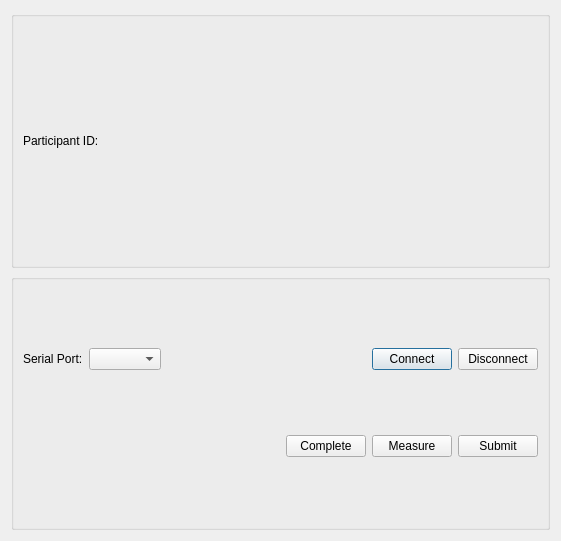
<?xml version="1.0" encoding="UTF-8"?>
<ui version="4.0">
 <class>WeighScaleDialog</class>
 <widget class="QDialog" name="WeighScaleDialog">
  <property name="geometry">
   <rect>
    <x>0</x>
    <y>0</y>
    <width>561</width>
    <height>541</height>
   </rect>
  </property>
  <property name="windowTitle">
   <string>Weight Measurement</string>
  </property>
  <layout class="QVBoxLayout" name="verticalLayout_2">
   <item>
    <widget class="QGroupBox" name="groupBox">
     <property name="title">
      <string/>
     </property>
     <layout class="QVBoxLayout" name="verticalLayout_5">
      <item>
       <layout class="QHBoxLayout" name="horizontalLayout_10">
        <item>
         <widget class="QLabel" name="label_7">
          <property name="sizePolicy">
           <sizepolicy hsizetype="Minimum" vsizetype="Preferred">
            <horstretch>0</horstretch>
            <verstretch>0</verstretch>
           </sizepolicy>
          </property>
          <property name="text">
           <string>Participant ID:</string>
          </property>
         </widget>
        </item>
        <item>
         <widget class="QLabel" name="participantId">
          <property name="sizePolicy">
           <sizepolicy hsizetype="Expanding" vsizetype="Preferred">
            <horstretch>0</horstretch>
            <verstretch>0</verstretch>
           </sizepolicy>
          </property>
          <property name="text">
           <string/>
          </property>
         </widget>
        </item>
       </layout>
      </item>
     </layout>
    </widget>
   </item>
   <item>
    <widget class="QGroupBox" name="serialPortGroupBox">
     <property name="sizePolicy">
      <sizepolicy hsizetype="Preferred" vsizetype="Minimum">
       <horstretch>0</horstretch>
       <verstretch>0</verstretch>
      </sizepolicy>
     </property>
     <property name="title">
      <string/>
     </property>
     <layout class="QVBoxLayout" name="verticalLayout">
      <item>
       <layout class="QHBoxLayout" name="horizontalLayout_3">
        <item>
         <widget class="QLabel" name="serialPortLabel">
          <property name="sizePolicy">
           <sizepolicy hsizetype="Fixed" vsizetype="Preferred">
            <horstretch>0</horstretch>
            <verstretch>0</verstretch>
           </sizepolicy>
          </property>
          <property name="text">
           <string>Serial Port:</string>
          </property>
         </widget>
        </item>
        <item>
         <widget class="QComboBox" name="deviceComboBox"/>
        </item>
        <item>
         <spacer name="horizontalSpacer">
          <property name="orientation">
           <enum>Qt::Horizontal</enum>
          </property>
          <property name="sizeHint" stdset="0">
           <size>
            <width>40</width>
            <height>20</height>
           </size>
          </property>
         </spacer>
        </item>
        <item>
         <widget class="QPushButton" name="connectButton">
          <property name="text">
           <string>Connect</string>
          </property>
         </widget>
        </item>
        <item>
         <widget class="QPushButton" name="disconnectButton">
          <property name="text">
           <string>Disconnect</string>
          </property>
         </widget>
        </item>
       </layout>
      </item>
      <item>
       <layout class="QHBoxLayout" name="horizontalLayout">
        <item>
         <spacer name="horizontalSpacer_2">
          <property name="orientation">
           <enum>Qt::Horizontal</enum>
          </property>
          <property name="sizeHint" stdset="0">
           <size>
            <width>40</width>
            <height>20</height>
           </size>
          </property>
         </spacer>
        </item>
        <item>
         <widget class="QPushButton" name="completeButton">
          <property name="text">
           <string>Complete</string>
          </property>
         </widget>
        </item>
        <item>
         <widget class="QPushButton" name="measureButton">
          <property name="text">
           <string>Measure</string>
          </property>
         </widget>
        </item>
        <item>
         <widget class="QPushButton" name="submitButton">
          <property name="text">
           <string>Submit</string>
          </property>
         </widget>
        </item>
       </layout>
      </item>
     </layout>
    </widget>
   </item>
  </layout>
 </widget>
 <resources/>
 <connections/>
</ui>
